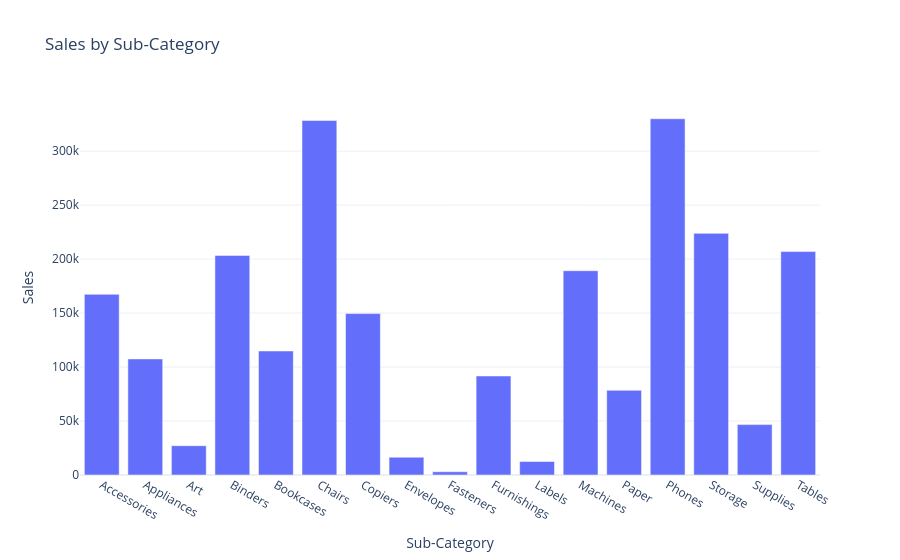

The code cell stored with this chart in its notebook:
### Code cell
fig = px.bar(sales_by_subcategory,
            x='Sub-Category',
             y='Sales',
             title="Sales by Sub-Category")
fig.show()

### Figure 1 — Plotly figure (JSON) as saved in the notebook; plotly's stock layout.template omitted (floating-point values rounded to 4 significant figures)
{"data": [{"alignmentgroup": "True", "hovertemplate": "Sub-Category=%{x}<br>Sales=%{y}<extra></extra>", "legendgroup": "", "marker": {"color": "#636efa", "pattern": {"shape": ""}}, "name": "", "offsetgroup": "", "orientation": "v", "showlegend": false, "textposition": "auto", "type": "bar", "x": ["Accessories", "Appliances", "Art", "Binders", "Bookcases", "Chairs", "Copiers", "Envelopes", "Fasteners", "Furnishings", "Labels", "Machines", "Paper", "Phones", "Storage", "Supplies", "Tables"], "xaxis": "x", "y": [167400.0, 107500.0, 27120.0, 203400.0, 114900.0, 328400.0, 149500.0, 16480.0, 3024.0, 91710.0, 12490.0, 189200.0, 78480.0, 330000.0, 223800.0, 46670.0, 207000.0], "yaxis": "y"}], "layout": {"barmode": "relative", "legend": {"tracegroupgap": 0}, "title": {"text": "Sales by Sub-Category"}, "xaxis": {"anchor": "y", "domain": [0, 1], "title": {"text": "Sub-Category"}}, "yaxis": {"anchor": "x", "domain": [0, 1], "title": {"text": "Sales"}}}}
